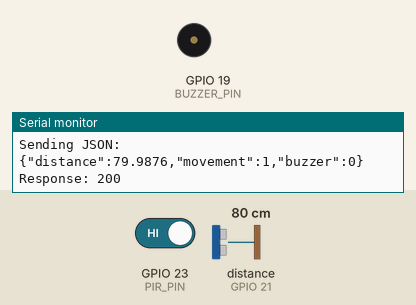
A sketch run on a simulated ESP32. Parts: buzzer (waves = sounding, pin HIGH), the last lines printed to the serial monitor. Wiring (inferred from the names in the program): ultrasonic range finder: trigger GPIO 22; echo GPIO 21. The inputs (shaded band) are chosen by the test bench; at power-on: distance to the obstacle (sensor on GPIO 21) 80 cm, GPIO 23 (PIR_PIN) HIGH. The echo pulse lasts 58.3 µs per cm; WiFi joins after 1.5 s; servers stay silent unless stated; uploads are accepted with an empty reply; pins used as bus, display or sensor lines are not drawn.

Above: at 2.7 s.
2.8 s: distance to the obstacle (sensor on GPIO 21) set to 53 cm
5.1 s: distance to the obstacle (sensor on GPIO 21) set to 46 cm
At 5.7 s:
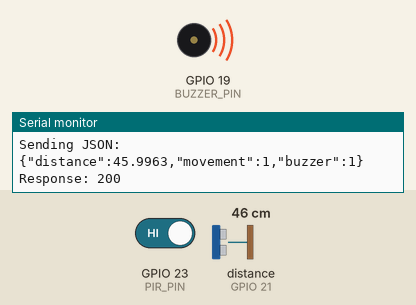
6.8 s: distance to the obstacle (sensor on GPIO 21) set to 60 cm
At 7.9 s:
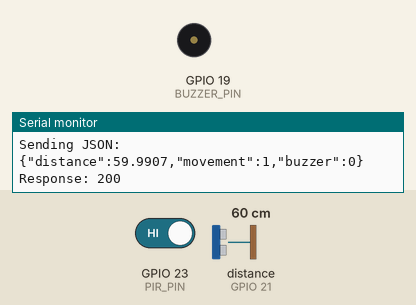
9.0 s: distance to the obstacle (sensor on GPIO 21) set to 2 cm
At 11.1 s:
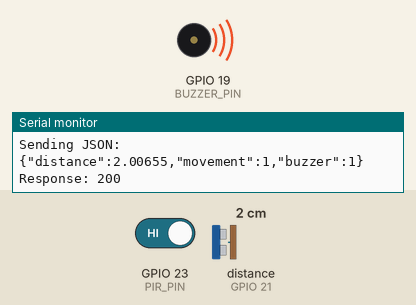
Timing chart, 0 to 12.4 s (numbered marks = the images above; inputs shaded):
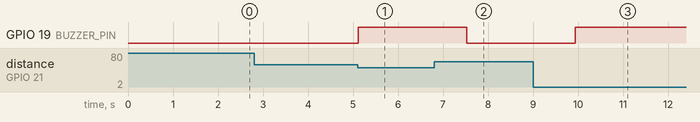

Measured:
- the behaviour switches between 51 and 50 cm on distance to the obstacle (sensor on GPIO 21) (found by bisection; images 0 and 1)
- after the input at 5.1 s, GPIO 19 (BUZZER_PIN): LOW → HIGH at once
- after the input at 6.8 s, GPIO 19 (BUZZER_PIN): HIGH → LOW after 0.73 s
- after the input at 9.0 s, GPIO 19 (BUZZER_PIN): LOW → HIGH after 0.94 s

The sketch:

esp_dist_mouv_buz.ino
```cpp
#include <WiFi.h>
#include <HTTPClient.h>
#include <ArduinoJson.h>

#define TRIG_PIN 22
#define ECHO_PIN 21
#define PIR_PIN 23
#define BUZZER_PIN 19

// ---- WIFI ----
const char* ssid = "Lamiros's iPhone";
const char* password = "informatique204";

// ---- API URL ----
String serverUrl = "http://192.168.1.194:5000/api/sensor";

void setup() {
  Serial.begin(115200);

  // pins
  pinMode(TRIG_PIN, OUTPUT);
  pinMode(ECHO_PIN, INPUT);
  pinMode(PIR_PIN, INPUT);
  pinMode(BUZZER_PIN, OUTPUT);

  digitalWrite(BUZZER_PIN, LOW);

  // WiFi connection
  Serial.print("Connecting to WiFi...");
  WiFi.begin(ssid, password);

  while (WiFi.status() != WL_CONNECTED) {
    delay(500);
    Serial.print(".");
  }
  Serial.println("\nConnected!");
  Serial.println(WiFi.localIP());
}

void loop() {
  // PIR
  int movement = digitalRead(PIR_PIN);

  // HC-SR04 measurement
  digitalWrite(TRIG_PIN, LOW);
  delayMicroseconds(2);

  digitalWrite(TRIG_PIN, HIGH);
  delayMicroseconds(10);
  digitalWrite(TRIG_PIN, LOW);

  long duration = pulseIn(ECHO_PIN, HIGH, 30000);
  float distance = (duration > 0) ? (duration * 0.0343 / 2) : -1;

  // Buzzer logic
  int buzzerState = 0;
  if (distance > 0 && distance < 50) {
    buzzerState = 1;
    digitalWrite(BUZZER_PIN, HIGH);
  } else {
    buzzerState = 0;
    digitalWrite(BUZZER_PIN, LOW);
  }

  // ---- Create JSON ----
  StaticJsonDocument<200> jsonDoc;
  jsonDoc["distance"] = distance;
  jsonDoc["movement"] = movement;
  jsonDoc["buzzer"] = buzzerState;

  String jsonString;
  serializeJson(jsonDoc, jsonString);

  Serial.println("Sending JSON:");
  Serial.println(jsonString);

  // ---- HTTP POST ----
  if (WiFi.status() == WL_CONNECTED) {
    HTTPClient http;
    http.begin(serverUrl);
    http.addHeader("Content-Type", "application/json");

    int httpResponseCode = http.POST(jsonString);

    Serial.print("Response: ");
    Serial.println(httpResponseCode);

    http.end();
  }

  delay(1000);
}
```
